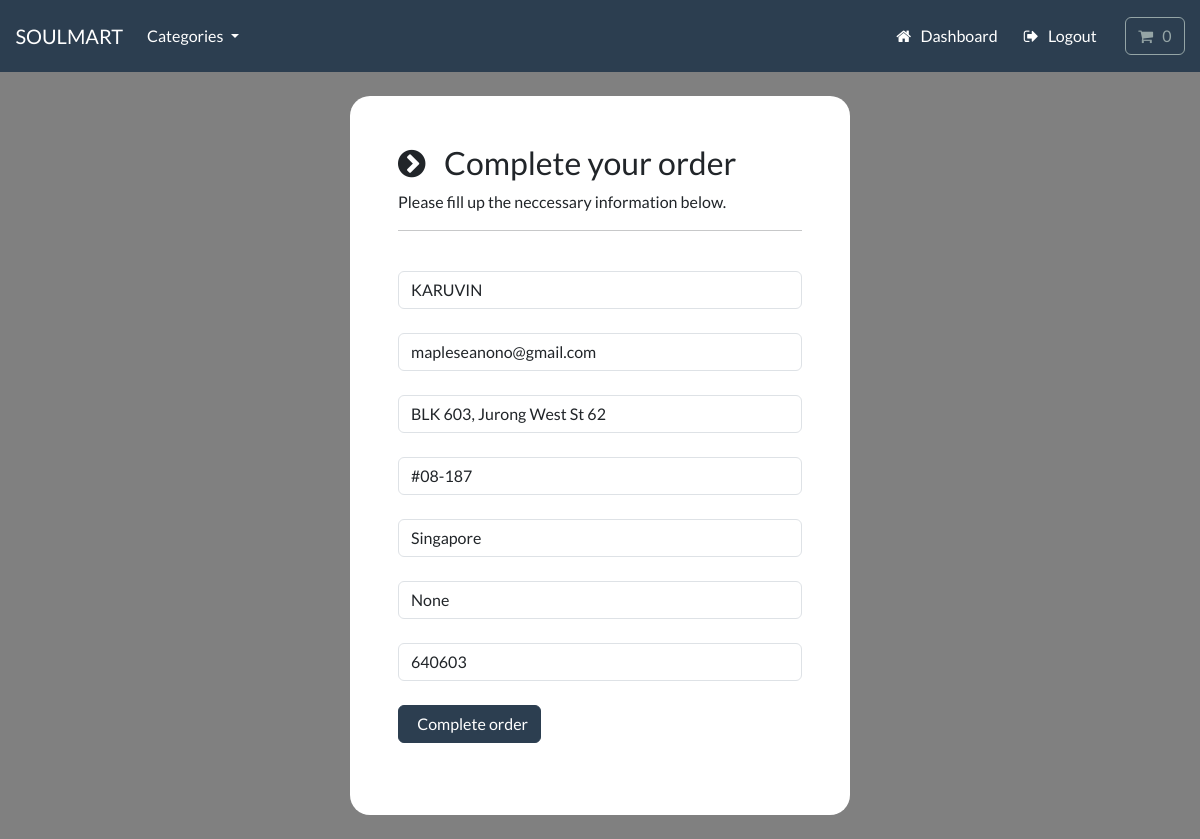
/payment/checkout (signed in), run on the app's committed database.
### payment/models.py (models this page shows, shortened)
class ShipppingAddress(models.Model):
    full_name = models.CharField(max_length=300)
    email = models.EmailField(max_length=255)
    address1 = models.CharField(max_length=300)
    address2 = models.CharField(max_length=300)
    city = models.CharField(max_length=255)
    state = models.CharField(max_length=255, null=True, blank=True)
    zipcode = models.CharField(max_length=255, null=True, blank=True)
    user = models.ForeignKey(User, on_delete=models.CASCADE, null=True, blank=True)
    class Meta:
        verbose_name_plural = 'Shipping Address'

### payment/views.py (the view)
# urls.py: path('checkout', views.checkout, name='checkout'),
def checkout(request):
    if request.user.is_authenticated:
        try:
            shipping_address = ShipppingAddress.objects.get(user=request.user.id)
            context = {'shipping': shipping_address}
            return render(request, 'payment/checkout.html', context=context)
        except:
            return render(request, 'payment/checkout.html')
    else:
        return render(request, 'payment/checkout.html')

### cart/cart.py (called while the page is built)
    def __len__(self):
        return sum(item['qty'] for item in self.cart.values())

    def get_total(self):
        return sum(Decimal(item['price']) * item['qty'] for item in self.cart.values())

### cart/context_processors.py (called while the page is built)
def cart(request):
    return {'cart': Cart(request)}

### store/models.py (called while the page is built)
    def get_absolute_url(self):
        return reverse('list-category', args=[self.slug])

### store/views.py (called while the page is built)
def categories(request):
    all_categories = Category.objects.all()
    return {'all_categories': all_categories}

### payment/templates/payment/checkout.html (shortened to what this page needs)
{% include "store/base.html" %}
{% load static %}
{% block content %}
    <body>
        <br>
        <div class="container bg-white shadow-md p-5" style="width:500px; border-radius:20px;">
            <form id="form" onsubmit="event.preventDefault()">
                <div>
                    <h3> <i class="fa fa-chevron-circle-right" aria-hidden="true"></i> &nbsp; Complete your order </h3>
                    <p> Please fill up the neccessary information below. </p>
                    <hr>
                    <br>
                    <div class="form-field">
                        <input class="form-control validate" id="name" type="text" placeholder="Full name*" autocomplete="off" value="{{shipping.full_name}}" required>
                    </div>
                    <br>
                    <div class="form-field">
                        <input class="form-control validate" id="email" type="email" placeholder="Email address*" autocomplete="off" value="{{shipping.email}}" required>
                    </div>
                    <br>
                    <div class="form-field">
                        <input class="form-control validate" id="address1" type="text" placeholder="Address 1*" autocomplete="off" value="{{shipping.address1}}" required>
                    </div>
                    <br>
                    <div class="form-field">
                        <input class="form-control validate" id="address2" type="text" placeholder="Address 2*" autocomplete="off" value="{{shipping.address2}}" required>
                    </div>
                    <br>
                    <div class="form-field">
                        <input class="form-control validate" id="city" type="text" placeholder="City*" autocomplete="off" value="{{shipping.city}}" required>
                    </div>
                    <br>
                    <div class="form-field">
                        <input class="form-control" id="state" type="text" placeholder="State (Optional)" autocomplete="off" value="{{shipping.state}}">
                    </div>
                    <br>
                    <div class="form-field">
                        <input class="form-control" id="zipcode" type="text" placeholder="Zip code (Optional)" autocomplete="off" value="{{shipping.zipcode}}">
                    </div>
                </div>
                <br>
               <button id="complete-order" type="submit" class="btn btn-primary navbar-btn text-white"> &nbsp; Complete order </button>
                <br> <br>
            </form>
        </div>
        <br>
    </body>
{% endblock %}

### payment/templates/payment/checkout.html (style rules this page uses)
body { background-color: gray; }

### data on the page
ShipppingAddress: full_name "KARUVIN", email "mapleseanono@gmail.com", address1 "BLK 603, Jurong West St 62", address2 "#08-187", city "Singapore", state "None", zipcode "640603"
